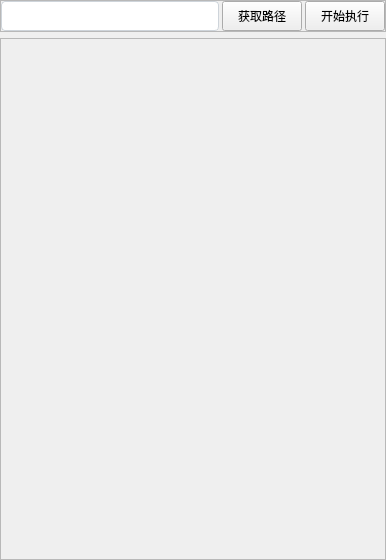
<?xml version="1.0" encoding="UTF-8"?>
<ui version="4.0">
 <class>Form</class>
 <widget class="QWidget" name="Form">
  <property name="geometry">
   <rect>
    <x>0</x>
    <y>0</y>
    <width>386</width>
    <height>560</height>
   </rect>
  </property>
  <property name="windowTitle">
   <string>多指令</string>
  </property>
  <property name="windowIcon">
   <iconset resource="resources.qrc">
    <normaloff>:/icons/icon/icon.ico</normaloff>:/icons/icon/icon.ico</iconset>
  </property>
  <layout class="QVBoxLayout" name="verticalLayout">
   <property name="leftMargin">
    <number>0</number>
   </property>
   <property name="topMargin">
    <number>0</number>
   </property>
   <property name="rightMargin">
    <number>0</number>
   </property>
   <property name="bottomMargin">
    <number>0</number>
   </property>
   <item alignment="Qt::AlignTop">
    <widget class="QFrame" name="frame">
     <property name="minimumSize">
      <size>
       <width>0</width>
       <height>30</height>
      </size>
     </property>
     <property name="frameShape">
      <enum>QFrame::StyledPanel</enum>
     </property>
     <property name="frameShadow">
      <enum>QFrame::Raised</enum>
     </property>
     <layout class="QHBoxLayout" name="horizontalLayout">
      <property name="spacing">
       <number>3</number>
      </property>
      <property name="leftMargin">
       <number>0</number>
      </property>
      <property name="topMargin">
       <number>0</number>
      </property>
      <property name="rightMargin">
       <number>0</number>
      </property>
      <property name="bottomMargin">
       <number>0</number>
      </property>
      <item>
       <widget class="QLineEdit" name="lineEdit">
        <property name="minimumSize">
         <size>
          <width>0</width>
          <height>30</height>
         </size>
        </property>
        <property name="styleSheet">
         <string notr="true">QLineEdit {
	border-radius: 4px;
	border: 1px solid #ced4da;
}</string>
        </property>
       </widget>
      </item>
      <item>
       <widget class="NewQPushButton" name="pushButton">
        <property name="minimumSize">
         <size>
          <width>0</width>
          <height>30</height>
         </size>
        </property>
        <property name="cursor">
         <cursorShape>PointingHandCursor</cursorShape>
        </property>
        <property name="text">
         <string>获取路径</string>
        </property>
       </widget>
      </item>
      <item>
       <widget class="NewQPushButton" name="pushButton_2">
        <property name="minimumSize">
         <size>
          <width>0</width>
          <height>30</height>
         </size>
        </property>
        <property name="cursor">
         <cursorShape>PointingHandCursor</cursorShape>
        </property>
        <property name="text">
         <string>开始执行</string>
        </property>
       </widget>
      </item>
     </layout>
    </widget>
   </item>
   <item>
    <widget class="QFrame" name="frame_2">
     <property name="sizePolicy">
      <sizepolicy hsizetype="Preferred" vsizetype="Expanding">
       <horstretch>0</horstretch>
       <verstretch>0</verstretch>
      </sizepolicy>
     </property>
     <property name="frameShape">
      <enum>QFrame::StyledPanel</enum>
     </property>
     <property name="frameShadow">
      <enum>QFrame::Raised</enum>
     </property>
     <layout class="QVBoxLayout" name="verticalLayout_3">
      <property name="spacing">
       <number>3</number>
      </property>
      <property name="leftMargin">
       <number>0</number>
      </property>
      <property name="topMargin">
       <number>0</number>
      </property>
      <property name="rightMargin">
       <number>0</number>
      </property>
      <property name="bottomMargin">
       <number>0</number>
      </property>
      <item>
       <layout class="QVBoxLayout" name="verticalLayout_2">
        <property name="spacing">
         <number>3</number>
        </property>
       </layout>
      </item>
     </layout>
    </widget>
   </item>
  </layout>
 </widget>
 <customwidgets>
  <customwidget>
   <class>NewQPushButton</class>
   <extends>QPushButton</extends>
   <header>newqpushbutton.h</header>
  </customwidget>
 </customwidgets>
 <resources>
  <include location="resources.qrc"/>
 </resources>
 <connections/>
</ui>
